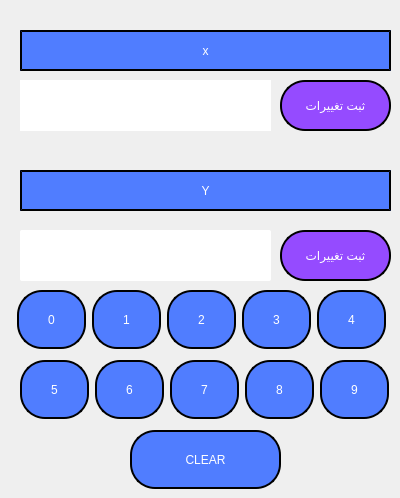
    <widget class="QWidget" name="page_2">
     <widget class="QPushButton" name="button_0">
      <property name="geometry">
       <rect>
        <x>17</x>
        <y>290</y>
        <width>69</width>
        <height>59</height>
       </rect>
      </property>
      <property name="sizePolicy">
       <sizepolicy hsizetype="Minimum" vsizetype="Minimum">
        <horstretch>0</horstretch>
        <verstretch>0</verstretch>
       </sizepolicy>
      </property>
      <property name="maximumSize">
       <size>
        <width>5000000</width>
        <height>16777215</height>
       </size>
      </property>
      <property name="styleSheet">
       <string notr="true">QPushButton:pressed {
font: 75 14pt &quot;Times New Roman&quot;;
color: rgb(255, 255, 255);
background-color: rgb(100, 145, 255);
border-style:inset;border-width:2px;border-radius:25px;border-color:rgb(0,0,0);padding:3px;
}
QPushButton{
font: 75 14pt &quot;Times New Roman&quot;;
color: rgb(255, 255, 255);
background-color: rgb(80, 125, 255);
border-style:outset;border-width:2px;border-radius:25px;border-color:rgb(0,0,0);padding:3px;
}</string>
      </property>
      <property name="text">
       <string>0</string>
      </property>
     </widget>
     <widget class="QPushButton" name="button_2">
      <property name="geometry">
       <rect>
        <x>167</x>
        <y>290</y>
        <width>69</width>
        <height>59</height>
       </rect>
      </property>
      <property name="sizePolicy">
       <sizepolicy hsizetype="Minimum" vsizetype="Minimum">
        <horstretch>0</horstretch>
        <verstretch>0</verstretch>
       </sizepolicy>
      </property>
      <property name="maximumSize">
       <size>
        <width>5000000</width>
        <height>16777215</height>
       </size>
      </property>
      <property name="styleSheet">
       <string notr="true">QPushButton:pressed {
font: 75 14pt &quot;Times New Roman&quot;;
color: rgb(255, 255, 255);
background-color: rgb(100, 145, 255);
border-style:inset;border-width:2px;border-radius:25px;border-color:rgb(0,0,0);padding:3px;
}
QPushButton{
font: 75 14pt &quot;Times New Roman&quot;;
color: rgb(255, 255, 255);
background-color: rgb(80, 125, 255);
border-style:outset;border-width:2px;border-radius:25px;border-color:rgb(0,0,0);padding:3px;
}</string>
      </property>
      <property name="text">
       <string>2</string>
      </property>
     </widget>
     <widget class="QPushButton" name="button_clear">
      <property name="geometry">
       <rect>
        <x>130</x>
        <y>430</y>
        <width>151</width>
        <height>59</height>
       </rect>
      </property>
      <property name="sizePolicy">
       <sizepolicy hsizetype="Minimum" vsizetype="Minimum">
        <horstretch>0</horstretch>
        <verstretch>0</verstretch>
       </sizepolicy>
      </property>
      <property name="maximumSize">
       <size>
        <width>5000000</width>
        <height>16777215</height>
       </size>
      </property>
      <property name="styleSheet">
       <string notr="true">QPushButton:pressed {
font: 75 14pt &quot;Times New Roman&quot;;
color: rgb(255, 255, 255);
background-color: rgb(100, 145, 255);
border-style:inset;border-width:2px;border-radius:25px;border-color:rgb(0,0,0);padding:3px;
}
QPushButton{
font: 75 14pt &quot;Times New Roman&quot;;
color: rgb(255, 255, 255);
background-color: rgb(80, 125, 255);
border-style:outset;border-width:2px;border-radius:25px;border-color:rgb(0,0,0);padding:3px;
}</string>
      </property>
      <property name="text">
       <string>CLEAR</string>
      </property>
     </widget>
     <widget class="QPushButton" name="button_5">
      <property name="geometry">
       <rect>
        <x>20</x>
        <y>360</y>
        <width>69</width>
        <height>59</height>
       </rect>
      </property>
      <property name="sizePolicy">
       <sizepolicy hsizetype="Minimum" vsizetype="Minimum">
        <horstretch>0</horstretch>
        <verstretch>0</verstretch>
       </sizepolicy>
      </property>
      <property name="maximumSize">
       <size>
        <width>5000000</width>
        <height>16777215</height>
       </size>
      </property>
      <property name="styleSheet">
       <string notr="true">QPushButton:pressed {
font: 75 14pt &quot;Times New Roman&quot;;
color: rgb(255, 255, 255);
background-color: rgb(100, 145, 255);
border-style:inset;border-width:2px;border-radius:25px;border-color:rgb(0,0,0);padding:3px;
}
QPushButton{
font: 75 14pt &quot;Times New Roman&quot;;
color: rgb(255, 255, 255);
background-color: rgb(80, 125, 255);
border-style:outset;border-width:2px;border-radius:25px;border-color:rgb(0,0,0);padding:3px;
}</string>
      </property>
      <property name="text">
       <string>5</string>
      </property>
     </widget>
     <widget class="QPushButton" name="button_7">
      <property name="geometry">
       <rect>
        <x>170</x>
        <y>360</y>
        <width>69</width>
        <height>59</height>
       </rect>
      </property>
      <property name="sizePolicy">
       <sizepolicy hsizetype="Minimum" vsizetype="Minimum">
        <horstretch>0</horstretch>
        <verstretch>0</verstretch>
       </sizepolicy>
      </property>
      <property name="maximumSize">
       <size>
        <width>5000000</width>
        <height>16777215</height>
       </size>
      </property>
      <property name="styleSheet">
       <string notr="true">QPushButton:pressed {
font: 75 14pt &quot;Times New Roman&quot;;
color: rgb(255, 255, 255);
background-color: rgb(100, 145, 255);
border-style:inset;border-width:2px;border-radius:25px;border-color:rgb(0,0,0);padding:3px;
}
QPushButton{
font: 75 14pt &quot;Times New Roman&quot;;
color: rgb(255, 255, 255);
background-color: rgb(80, 125, 255);
border-style:outset;border-width:2px;border-radius:25px;border-color:rgb(0,0,0);padding:3px;
}</string>
      </property>
      <property name="text">
       <string>7</string>
      </property>
     </widget>
     <widget class="QPushButton" name="button_4">
      <property name="geometry">
       <rect>
        <x>317</x>
        <y>290</y>
        <width>69</width>
        <height>59</height>
       </rect>
      </property>
      <property name="sizePolicy">
       <sizepolicy hsizetype="Minimum" vsizetype="Minimum">
        <horstretch>0</horstretch>
        <verstretch>0</verstretch>
       </sizepolicy>
      </property>
      <property name="maximumSize">
       <size>
        <width>5000000</width>
        <height>16777215</height>
       </size>
      </property>
      <property name="styleSheet">
       <string notr="true">QPushButton:pressed {
font: 75 14pt &quot;Times New Roman&quot;;
color: rgb(255, 255, 255);
background-color: rgb(100, 145, 255);
border-style:inset;border-width:2px;border-radius:25px;border-color:rgb(0,0,0);padding:3px;
}
QPushButton{
font: 75 14pt &quot;Times New Roman&quot;;
color: rgb(255, 255, 255);
background-color: rgb(80, 125, 255);
border-style:outset;border-width:2px;border-radius:25px;border-color:rgb(0,0,0);padding:3px;
}</string>
      </property>
      <property name="text">
       <string>4</string>
      </property>
     </widget>
     <widget class="QPushButton" name="button_8">
      <property name="geometry">
       <rect>
        <x>245</x>
        <y>360</y>
        <width>69</width>
        <height>59</height>
       </rect>
      </property>
      <property name="sizePolicy">
       <sizepolicy hsizetype="Minimum" vsizetype="Minimum">
        <horstretch>0</horstretch>
        <verstretch>0</verstretch>
       </sizepolicy>
      </property>
      <property name="maximumSize">
       <size>
        <width>5000000</width>
        <height>16777215</height>
       </size>
      </property>
      <property name="styleSheet">
       <string notr="true">QPushButton:pressed {
font: 75 14pt &quot;Times New Roman&quot;;
color: rgb(255, 255, 255);
background-color: rgb(100, 145, 255);
border-style:inset;border-width:2px;border-radius:25px;border-color:rgb(0,0,0);padding:3px;
}
QPushButton{
font: 75 14pt &quot;Times New Roman&quot;;
color: rgb(255, 255, 255);
background-color: rgb(80, 125, 255);
border-style:outset;border-width:2px;border-radius:25px;border-color:rgb(0,0,0);padding:3px;
}</string>
      </property>
      <property name="text">
       <string>8</string>
      </property>
     </widget>
     <widget class="QPushButton" name="button_1">
      <property name="geometry">
       <rect>
        <x>92</x>
        <y>290</y>
        <width>69</width>
        <height>59</height>
       </rect>
      </property>
      <property name="sizePolicy">
       <sizepolicy hsizetype="Minimum" vsizetype="Minimum">
        <horstretch>0</horstretch>
        <verstretch>0</verstretch>
       </sizepolicy>
      </property>
      <property name="maximumSize">
       <size>
        <width>5000000</width>
        <height>16777215</height>
       </size>
      </property>
      <property name="styleSheet">
       <string notr="true">QPushButton:pressed {
font: 75 14pt &quot;Times New Roman&quot;;
color: rgb(255, 255, 255);
background-color: rgb(100, 145, 255);
border-style:inset;border-width:2px;border-radius:25px;border-color:rgb(0,0,0);padding:3px;
}
QPushButton{
font: 75 14pt &quot;Times New Roman&quot;;
color: rgb(255, 255, 255);
background-color: rgb(80, 125, 255);
border-style:outset;border-width:2px;border-radius:25px;border-color:rgb(0,0,0);padding:3px;
}</string>
      </property>
      <property name="text">
       <string>1</string>
      </property>
     </widget>
     <widget class="QPushButton" name="button_3">
      <property name="geometry">
       <rect>
        <x>242</x>
        <y>290</y>
        <width>69</width>
        <height>59</height>
       </rect>
      </property>
      <property name="sizePolicy">
       <sizepolicy hsizetype="Minimum" vsizetype="Minimum">
        <horstretch>0</horstretch>
        <verstretch>0</verstretch>
       </sizepolicy>
      </property>
      <property name="maximumSize">
       <size>
        <width>5000000</width>
        <height>16777215</height>
       </size>
      </property>
      <property name="styleSheet">
       <string notr="true">QPushButton:pressed {
font: 75 14pt &quot;Times New Roman&quot;;
color: rgb(255, 255, 255);
background-color: rgb(100, 145, 255);
border-style:inset;border-width:2px;border-radius:25px;border-color:rgb(0,0,0);padding:3px;
}
QPushButton{
font: 75 14pt &quot;Times New Roman&quot;;
color: rgb(255, 255, 255);
background-color: rgb(80, 125, 255);
border-style:outset;border-width:2px;border-radius:25px;border-color:rgb(0,0,0);padding:3px;
}</string>
      </property>
      <property name="text">
       <string>3</string>
      </property>
     </widget>
     <widget class="QPushButton" name="button_6">
      <property name="geometry">
       <rect>
        <x>95</x>
        <y>360</y>
        <width>69</width>
        <height>59</height>
       </rect>
      </property>
      <property name="sizePolicy">
       <sizepolicy hsizetype="Minimum" vsizetype="Minimum">
        <horstretch>0</horstretch>
        <verstretch>0</verstretch>
       </sizepolicy>
      </property>
      <property name="maximumSize">
       <size>
        <width>5000000</width>
        <height>16777215</height>
       </size>
      </property>
      <property name="styleSheet">
       <string notr="true">QPushButton:pressed {
font: 75 14pt &quot;Times New Roman&quot;;
color: rgb(255, 255, 255);
background-color: rgb(100, 145, 255);
border-style:inset;border-width:2px;border-radius:25px;border-color:rgb(0,0,0);padding:3px;
}
QPushButton{
font: 75 14pt &quot;Times New Roman&quot;;
color: rgb(255, 255, 255);
background-color: rgb(80, 125, 255);
border-style:outset;border-width:2px;border-radius:25px;border-color:rgb(0,0,0);padding:3px;
}</string>
      </property>
      <property name="text">
       <string>6</string>
      </property>
     </widget>
     <widget class="QLabel" name="label_">
      <property name="geometry">
       <rect>
        <x>20</x>
        <y>30</y>
        <width>371</width>
        <height>41</height>
       </rect>
      </property>
      <property name="styleSheet">
       <string notr="true">font: 75 24pt &quot;Times New Roman&quot;;
color: rgb(255, 255, 255);
background-color: rgb(80, 125, 255);
border-style:outset;border-width:2px;border-radius:25px;border-color:rgb(0,0,0);padding:3px;</string>
      </property>
      <property name="frameShape">
       <enum>QFrame::NoFrame</enum>
      </property>
      <property name="text">
       <string>x</string>
      </property>
      <property name="alignment">
       <set>Qt::AlignCenter</set>
      </property>
     </widget>
     <widget class="QLabel" name="label__">
      <property name="geometry">
       <rect>
        <x>20</x>
        <y>170</y>
        <width>371</width>
        <height>41</height>
       </rect>
      </property>
      <property name="styleSheet">
       <string notr="true">font: 75 24pt &quot;Times New Roman&quot;;
color: rgb(255, 255, 255);
background-color: rgb(80, 125, 255);
border-style:outset;border-width:2px;border-radius:25px;border-color:rgb(0,0,0);padding:3px;</string>
      </property>
      <property name="frameShape">
       <enum>QFrame::NoFrame</enum>
      </property>
      <property name="text">
       <string>Y</string>
      </property>
      <property name="alignment">
       <set>Qt::AlignCenter</set>
      </property>
     </widget>
     <widget class="mylineedit" name="lineEdit_Y">
      <property name="geometry">
       <rect>
        <x>20</x>
        <y>230</y>
        <width>251</width>
        <height>51</height>
       </rect>
      </property>
      <property name="styleSheet">
       <string notr="true">background-color: rgb(255, 255, 255);
color: rgb(0, 0, 0);
font: 75 15pt &quot;Times New Roman&quot;;
border-radius:2px;</string>
      </property>
      <property name="alignment">
       <set>Qt::AlignCenter</set>
      </property>
     </widget>
     <widget class="mylineedit" name="lineEdit_X">
      <property name="geometry">
       <rect>
        <x>20</x>
        <y>80</y>
        <width>251</width>
        <height>51</height>
       </rect>
      </property>
      <property name="styleSheet">
       <string notr="true">background-color: rgb(255, 255, 255);
color: rgb(0, 0, 0);
font: 75 15pt &quot;Times New Roman&quot;;
border-radius:0px;</string>
      </property>
      <property name="alignment">
       <set>Qt::AlignCenter</set>
      </property>
     </widget>
     <widget class="QPushButton" name="button_9">
      <property name="geometry">
       <rect>
        <x>320</x>
        <y>360</y>
        <width>69</width>
        <height>59</height>
       </rect>
      </property>
      <property name="sizePolicy">
       <sizepolicy hsizetype="Minimum" vsizetype="Minimum">
        <horstretch>0</horstretch>
        <verstretch>0</verstretch>
       </sizepolicy>
      </property>
      <property name="maximumSize">
       <size>
        <width>5000000</width>
        <height>16777215</height>
       </size>
      </property>
      <property name="styleSheet">
       <string notr="true">QPushButton:pressed {
font: 75 14pt &quot;Times New Roman&quot;;
color: rgb(255, 255, 255);
background-color: rgb(100, 145, 255);
border-style:inset;border-width:2px;border-radius:25px;border-color:rgb(0,0,0);padding:3px;
}
QPushButton{
font: 75 14pt &quot;Times New Roman&quot;;
color: rgb(255, 255, 255);
background-color: rgb(80, 125, 255);
border-style:outset;border-width:2px;border-radius:25px;border-color:rgb(0,0,0);padding:3px;
}</string>
      </property>
      <property name="text">
       <string>9</string>
      </property>
     </widget>
     <widget class="QPushButton" name="button_apply_XCHANGE">
      <property name="geometry">
       <rect>
        <x>280</x>
        <y>80</y>
        <width>111</width>
        <height>51</height>
       </rect>
      </property>
      <property name="sizePolicy">
       <sizepolicy hsizetype="Minimum" vsizetype="Minimum">
        <horstretch>0</horstretch>
        <verstretch>0</verstretch>
       </sizepolicy>
      </property>
      <property name="maximumSize">
       <size>
        <width>5000000</width>
        <height>16777215</height>
       </size>
      </property>
      <property name="styleSheet">
       <string notr="true">QPushButton:pressed {
font: 18pt &quot;B Nazanin&quot;;
color: rgb(255, 255, 255);
background-color: rgb(149, 75, 255);
border-style:inset;border-width:2px;border-radius:25px;border-color:rgb(0,0,0);padding:3px;
}
QPushButton{
font: 18pt &quot;B Nazanin&quot;;
color: rgb(255, 255, 255);
background-color: rgb(149, 75, 255);
border-style:outset;border-width:2px;border-radius:25px;border-color:rgb(0,0,0);padding:3px;
}</string>
      </property>
      <property name="text">
       <string>ثبت تغییرات</string>
      </property>
     </widget>
     <widget class="QPushButton" name="button_apply_YCHANGE">
      <property name="geometry">
       <rect>
        <x>280</x>
        <y>230</y>
        <width>111</width>
        <height>51</height>
       </rect>
      </property>
      <property name="sizePolicy">
       <sizepolicy hsizetype="Minimum" vsizetype="Minimum">
        <horstretch>0</horstretch>
        <verstretch>0</verstretch>
       </sizepolicy>
      </property>
      <property name="maximumSize">
       <size>
        <width>5000000</width>
        <height>16777215</height>
       </size>
      </property>
      <property name="styleSheet">
       <string notr="true">QPushButton:pressed {
font: 18pt &quot;B Nazanin&quot;;
color: rgb(255, 255, 255);
background-color: rgb(149, 75, 255);
border-style:inset;border-width:2px;border-radius:25px;border-color:rgb(0,0,0);padding:3px;
}
QPushButton{
font: 18pt &quot;B Nazanin&quot;;
color: rgb(255, 255, 255);
background-color: rgb(149, 75, 255);
border-style:outset;border-width:2px;border-radius:25px;border-color:rgb(0,0,0);padding:3px;
}</string>
      </property>
      <property name="text">
       <string>ثبت تغییرات</string>
      </property>
     </widget>
    </widget>
